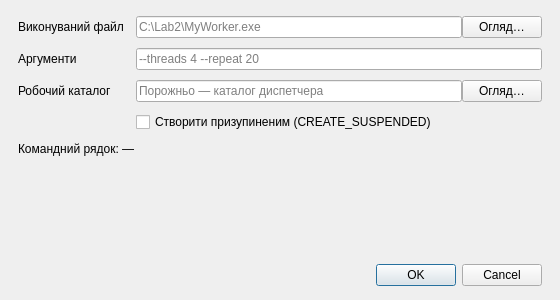
<?xml version="1.0" encoding="UTF-8"?>
<ui version="4.0">
 <class>LaunchDialog</class>
 <widget class="QDialog" name="LaunchDialog">
  <property name="geometry"><rect><x>0</x><y>0</y><width>560</width><height>300</height></rect></property>
  <property name="windowTitle"><string>Запуск нового процесу</string></property>
  <layout class="QVBoxLayout" name="mainLayout">
   <property name="spacing"><number>10</number></property>
   <property name="leftMargin"><number>18</number></property>
   <property name="topMargin"><number>16</number></property>
   <property name="rightMargin"><number>18</number></property>
   <property name="bottomMargin"><number>14</number></property>
   <item>
    <layout class="QFormLayout" name="formLayout">
     <property name="horizontalSpacing"><number>12</number></property>
     <property name="verticalSpacing"><number>10</number></property>
     <item row="0" column="0"><widget class="QLabel" name="lblExe"><property name="text"><string>Виконуваний файл</string></property></widget></item>
     <item row="0" column="1">
      <layout class="QHBoxLayout" name="exeLayout">
       <item><widget class="QLineEdit" name="editExe"><property name="placeholderText"><string>C:\Lab2\MyWorker.exe</string></property></widget></item>
       <item><widget class="QPushButton" name="btnBrowseExe"><property name="text"><string>Огляд…</string></property>
        <property name="icon"><iconset resource="resources.qrc"><normaloff>:/icons/file.svg</normaloff>:/icons/file.svg</iconset></property></widget></item>
      </layout>
     </item>
     <item row="1" column="0"><widget class="QLabel" name="lblArgs"><property name="text"><string>Аргументи</string></property></widget></item>
     <item row="1" column="1"><widget class="QLineEdit" name="editArgs"><property name="placeholderText"><string>--threads 4 --repeat 20</string></property></widget></item>
     <item row="2" column="0"><widget class="QLabel" name="lblDir"><property name="text"><string>Робочий каталог</string></property></widget></item>
     <item row="2" column="1">
      <layout class="QHBoxLayout" name="dirLayout">
       <item><widget class="QLineEdit" name="editWorkDir"><property name="placeholderText"><string>Порожньо — каталог диспетчера</string></property></widget></item>
       <item><widget class="QPushButton" name="btnBrowseDir"><property name="text"><string>Огляд…</string></property>
        <property name="icon"><iconset resource="resources.qrc"><normaloff>:/icons/folder-open.svg</normaloff>:/icons/folder-open.svg</iconset></property></widget></item>
      </layout>
     </item>
     <item row="3" column="1"><widget class="QCheckBox" name="chkSuspended"><property name="text"><string>Створити призупиненим (CREATE_SUSPENDED)</string></property>
      <property name="toolTip"><string>Первинний потік зупиниться до запуску main — робочих потоків ще не буде</string></property></widget></item>
    </layout>
   </item>
   <item>
    <widget class="QLabel" name="lblCmdPreview">
     <property name="text"><string>Командний рядок: —</string></property>
     <property name="wordWrap"><bool>true</bool></property>
     <property name="textInteractionFlags"><set>Qt::TextSelectableByMouse</set></property>
     <property name="role" stdset="0"><string>preview</string></property>
    </widget>
   </item>
   <item>
    <widget class="QLabel" name="lblError">
     <property name="text"><string/></property>
     <property name="wordWrap"><bool>true</bool></property>
     <property name="role" stdset="0"><string>error</string></property>
    </widget>
   </item>
   <item>
    <spacer name="vSpacer"><property name="orientation"><enum>Qt::Vertical</enum></property>
     <property name="sizeHint" stdset="0"><size><width>20</width><height>4</height></size></property></spacer>
   </item>
   <item>
    <widget class="QDialogButtonBox" name="buttonBox">
     <property name="standardButtons"><set>QDialogButtonBox::Cancel|QDialogButtonBox::Ok</set></property>
    </widget>
   </item>
  </layout>
 </widget>
 <resources><include location="resources.qrc"/></resources>
 <connections/>
</ui>
